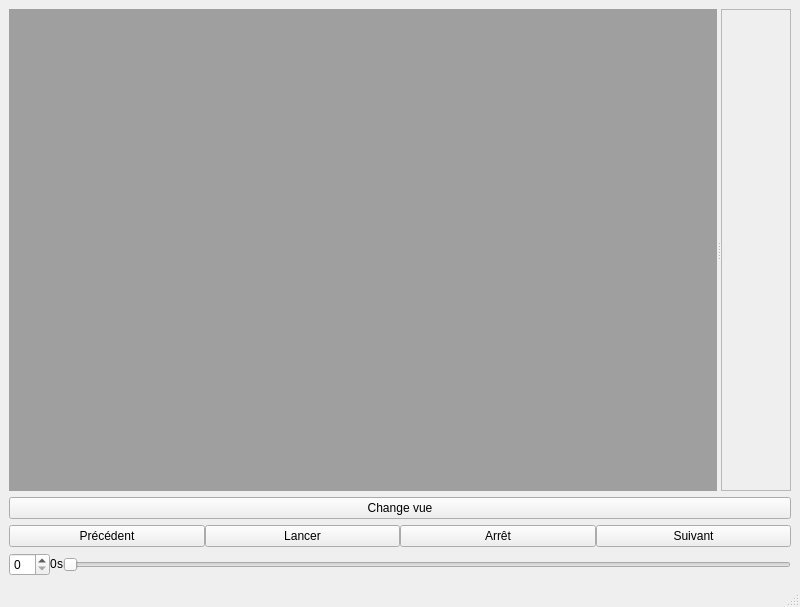
<?xml version="1.0" encoding="UTF-8"?>
<ui version="4.0">
 <class>MainWindow</class>
 <widget class="QMainWindow" name="MainWindow">
  <property name="geometry">
   <rect>
    <x>0</x>
    <y>0</y>
    <width>800</width>
    <height>607</height>
   </rect>
  </property>
  <property name="windowTitle">
   <string>Volcano</string>
  </property>
  <widget class="QWidget" name="centralwidget">
   <layout class="QGridLayout" name="gridLayout">
    <item row="0" column="0">
     <widget class="QSplitter" name="splitter">
      <property name="orientation">
       <enum>Qt::Horizontal</enum>
      </property>
      <widget class="QMdiArea" name="mdiArea"/>
      <widget class="QScrollArea" name="parametersArea">
       <property name="widgetResizable">
        <bool>true</bool>
       </property>
       <widget class="QWidget" name="scrollAreaWidgetContents">
        <property name="geometry">
         <rect>
          <x>0</x>
          <y>0</y>
          <width>76</width>
          <height>433</height>
         </rect>
        </property>
        <layout class="QVBoxLayout" name="verticalLayout_2">
         <item>
          <spacer name="verticalSpacer">
           <property name="orientation">
            <enum>Qt::Vertical</enum>
           </property>
           <property name="sizeHint" stdset="0">
            <size>
             <width>20</width>
             <height>40</height>
            </size>
           </property>
          </spacer>
         </item>
        </layout>
       </widget>
      </widget>
     </widget>
    </item>
    <item row="1" column="0">
     <layout class="QHBoxLayout" name="horizontalLayout">
      <property name="spacing">
       <number>0</number>
      </property>
      <item>
       <widget class="QPushButton" name="mdiAreaMode">
        <property name="text">
         <string>Change vue</string>
        </property>
       </widget>
      </item>
     </layout>
    </item>
    <item row="2" column="0">
     <layout class="QHBoxLayout" name="horizontalLayout_6">
      <property name="spacing">
       <number>0</number>
      </property>
      <item>
       <widget class="QPushButton" name="buttonPrevious">
        <property name="text">
         <string>Précédent</string>
        </property>
       </widget>
      </item>
      <item>
       <widget class="QPushButton" name="buttonPlay">
        <property name="text">
         <string>Lancer</string>
        </property>
       </widget>
      </item>
      <item>
       <widget class="QPushButton" name="buttonStop">
        <property name="text">
         <string>Arrêt</string>
        </property>
       </widget>
      </item>
      <item>
       <widget class="QPushButton" name="buttonNext">
        <property name="text">
         <string>Suivant</string>
        </property>
       </widget>
      </item>
     </layout>
    </item>
    <item row="3" column="0">
     <layout class="QHBoxLayout" name="horizontalLayout_2">
      <property name="spacing">
       <number>0</number>
      </property>
      <item>
       <widget class="QSpinBox" name="spinBoxMaxFrame"/>
      </item>
      <item>
       <widget class="QLabel" name="labelTempsMax">
        <property name="sizePolicy">
         <sizepolicy hsizetype="Preferred" vsizetype="Minimum">
          <horstretch>0</horstretch>
          <verstretch>0</verstretch>
         </sizepolicy>
        </property>
        <property name="minimumSize">
         <size>
          <width>0</width>
          <height>20</height>
         </size>
        </property>
        <property name="maximumSize">
         <size>
          <width>16777215</width>
          <height>20</height>
         </size>
        </property>
        <property name="text">
         <string>0</string>
        </property>
       </widget>
      </item>
      <item>
       <widget class="QLabel" name="label_2">
        <property name="maximumSize">
         <size>
          <width>16777215</width>
          <height>20</height>
         </size>
        </property>
        <property name="text">
         <string>s</string>
        </property>
       </widget>
      </item>
      <item>
       <widget class="QSlider" name="sliderDureeMax">
        <property name="orientation">
         <enum>Qt::Horizontal</enum>
        </property>
       </widget>
      </item>
     </layout>
    </item>
   </layout>
  </widget>
  <widget class="QMenuBar" name="menubar">
   <property name="geometry">
    <rect>
     <x>0</x>
     <y>0</y>
     <width>800</width>
     <height>25</height>
    </rect>
   </property>
  </widget>
  <widget class="QStatusBar" name="statusbar"/>
 </widget>
 <resources/>
 <connections>
  <connection>
   <sender>sliderDureeMax</sender>
   <signal>valueChanged(int)</signal>
   <receiver>labelTempsMax</receiver>
   <slot>setNum(int)</slot>
   <hints>
    <hint type="sourcelabel">
     <x>103</x>
     <y>561</y>
    </hint>
    <hint type="destinationlabel">
     <x>71</x>
     <y>565</y>
    </hint>
   </hints>
  </connection>
 </connections>
</ui>
